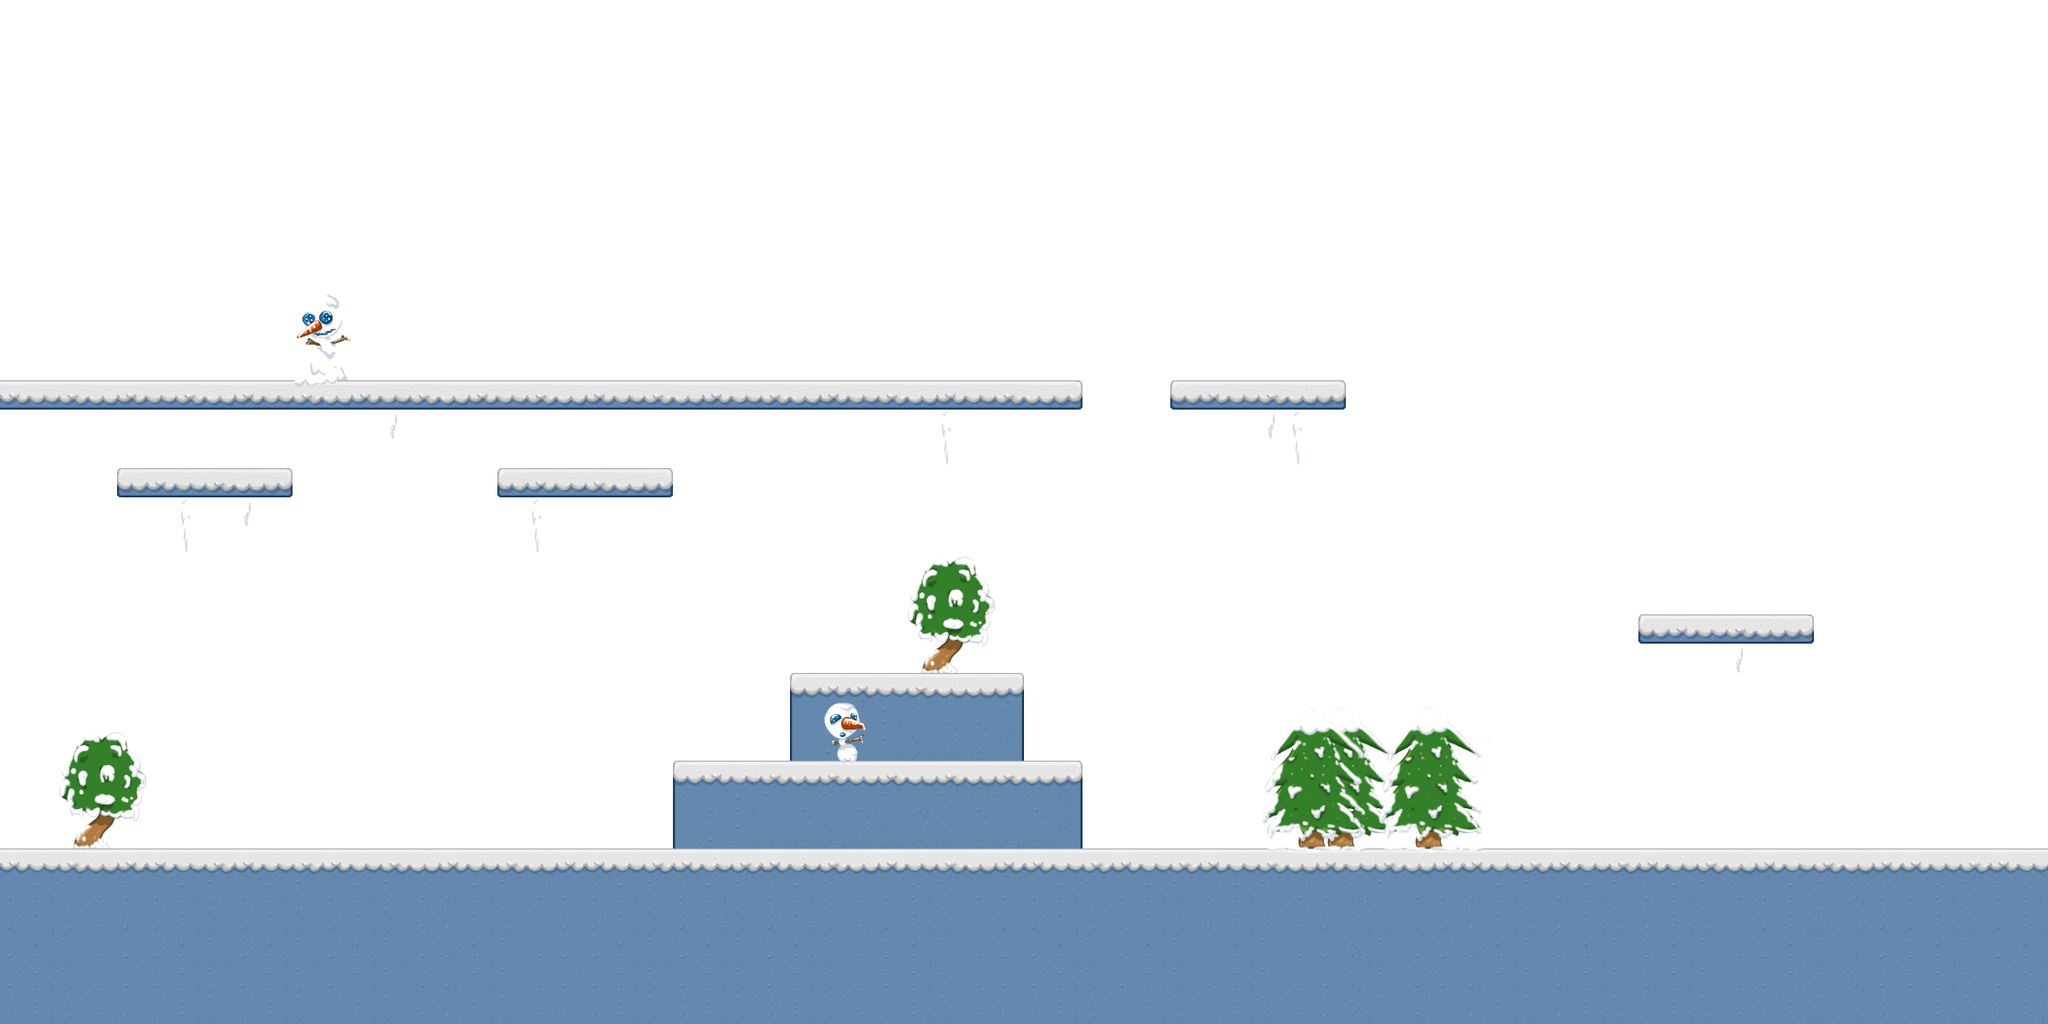

A level layout from a 2D game, rendered from its tile map. Below: a short description, then the map file with tile-grid data replaced by summaries:
An orthogonal 70x35 tile map with 32x32 px tiles, 3 tile layers (background, ground, frontground), 2 tilesets and 10 objects (3x flairy, 3x true, earm, goal, 2.5, ...).

<map version="1.10" tiledversion="1.10.0" orientation="orthogonal" renderorder="right-down" width="70" height="35" tilewidth="32" tileheight="32" infinite="0" backgroundcolor="#ffffff" nextlayerid="5" nextobjectid="11">
 <properties>
  <property name="JUMP" value="5" />
  <property name="STOP" value="2" />
 </properties>
 <tileset firstgid="1" name="tiles" tilewidth="32" tileheight="32" tilecount="100" columns="10">
  <image source="tiles.png" width="320" height="320" />
  <tile id="0">
   <properties>
    <property name="type" value="TOPL" />
   </properties>
  </tile>
  <tile id="1">
   <properties>
    <property name="type" value="TOP" />
   </properties>
  </tile>
  <tile id="2">
   <properties>
    <property name="type" value="TOP" />
   </properties>
  </tile>
  <tile id="3">
   <properties>
    <property name="type" value="TOP" />
   </properties>
  </tile>
  <tile id="4">
   <properties>
    <property name="type" value="TOP" />
   </properties>
  </tile>
  <tile id="5">
   <properties>
    <property name="type" value="TOPR" />
   </properties>
  </tile>
  <tile id="6">
   <properties>
    <property name="type" value="TOP" />
   </properties>
  </tile>
  <tile id="7">
   <properties>
    <property name="type" value="TOP" />
   </properties>
  </tile>
  <tile id="8">
   <properties>
    <property name="type" value="TOP" />
   </properties>
  </tile>
  <tile id="9">
   <properties>
    <property name="type" value="TOP" />
   </properties>
  </tile>
  <tile id="10">
   <properties>
    <property name="type" value="LEFT" />
   </properties>
  </tile>
  <tile id="15">
   <properties>
    <property name="type" value="RIGHT" />
   </properties>
  </tile>
  <tile id="20">
   <properties>
    <property name="type" value="DGL1" />
   </properties>
  </tile>
  <tile id="21">
   <properties>
    <property name="type" value="NB" />
   </properties>
  </tile>
  <tile id="22">
   <properties>
    <property name="type" value="NB" />
   </properties>
  </tile>
  <tile id="23">
   <properties>
    <property name="type" value="DGR1" />
   </properties>
  </tile>
  <tile id="31">
   <properties>
    <property name="type" value="DGL1" />
   </properties>
  </tile>
  <tile id="32">
   <properties>
    <property name="type" value="DGR1" />
   </properties>
  </tile>
  <tile id="35">
   <properties>
    <property name="type" value="DGR1" />
   </properties>
  </tile>
  <tile id="36">
   <properties>
    <property name="type" value="NB" />
   </properties>
  </tile>
  <tile id="38">
   <properties>
    <property name="type" value="NB" />
   </properties>
  </tile>
  <tile id="39">
   <properties>
    <property name="type" value="NB" />
   </properties>
  </tile>
  <tile id="40">
   <properties>
    <property name="type" value="BDGL1" />
   </properties>
  </tile>
  <tile id="41">
   <properties>
    <property name="type" value="NB" />
   </properties>
  </tile>
  <tile id="42">
   <properties>
    <property name="type" value="NB" />
   </properties>
  </tile>
  <tile id="43">
   <properties>
    <property name="type" value="BDGR1" />
   </properties>
  </tile>
  <tile id="44">
   <properties>
    <property name="type" value="DGR1" />
   </properties>
  </tile>
  <tile id="46">
   <properties>
    <property name="type" value="DGR1" />
   </properties>
  </tile>
  <tile id="47">
   <properties>
    <property name="type" value="DGL1" />
   </properties>
  </tile>
  <tile id="48">
   <properties>
    <property name="type" value="TOPRL" />
   </properties>
  </tile>
  <tile id="49">
   <properties>
    <property name="type" value="TOPRL" />
   </properties>
  </tile>
  <tile id="50">
   <properties>
    <property name="type" value="LEFT" />
   </properties>
  </tile>
  <tile id="51">
   <properties>
    <property name="type" value="DGL1" />
   </properties>
  </tile>
  <tile id="52">
   <properties>
    <property name="type" value="DGR1" />
   </properties>
  </tile>
  <tile id="53">
   <properties>
    <property name="type" value="RIGHT" />
   </properties>
  </tile>
  <tile id="54">
   <properties>
    <property name="type" value="DGL1" />
   </properties>
  </tile>
  <tile id="55">
   <properties>
    <property name="type" value="BDGR1" />
   </properties>
  </tile>
  <tile id="58">
   <properties>
    <property name="type" value="RL" />
   </properties>
  </tile>
  <tile id="61">
   <properties>
    <property name="type" value="RIGHT" />
   </properties>
  </tile>
  <tile id="62">
   <properties>
    <property name="type" value="LEFT" />
   </properties>
  </tile>
  <tile id="63">
   <properties>
    <property name="type" value="BDGL1" />
   </properties>
  </tile>
  <tile id="65">
   <properties>
    <property name="type" value="DGL1" />
   </properties>
  </tile>
  <tile id="68">
   <properties>
    <property name="type" value="RL" />
   </properties>
  </tile>
  <tile id="70">
   <properties>
    <property name="type" value="LEFT" />
   </properties>
  </tile>
  <tile id="75">
   <properties>
    <property name="type" value="RIGHT" />
   </properties>
  </tile>
  <tile id="80">
   <properties>
    <property name="type" value="TOP" />
   </properties>
  </tile>
  <tile id="81">
   <properties>
    <property name="type" value="TOP" />
   </properties>
  </tile>
  <tile id="82">
   <properties>
    <property name="type" value="TOP" />
   </properties>
  </tile>
  <tile id="83">
   <properties>
    <property name="type" value="TOP" />
   </properties>
  </tile>
  <tile id="84">
   <properties>
    <property name="type" value="TOP" />
   </properties>
  </tile>
  <tile id="85">
   <properties>
    <property name="type" value="TOP" />
   </properties>
  </tile>
 </tileset>
 <tileset firstgid="101" name="props" tilewidth="32" tileheight="32" tilecount="100" columns="10">
  <image source="props.png" width="320" height="320" />
 </tileset>
 <layer id="1" name="background" width="70" height="35">
  <data>[2450 cells, 24 non-empty, 24 distinct tile ids]</data>
 </layer>
 <layer id="2" name="ground" width="70" height="35">
  <data>[2450 cells, 547 non-empty, 18 distinct tile ids]</data>
 </layer>
 <layer id="3" name="frontground" width="70" height="35">
  <data>[2450 cells, 102 non-empty, 54 distinct tile ids]</data>
 </layer>
 <objectgroup id="4" name="avatars">
  <object id="1" name="earm" gid="25" x="207" y="891" width="32" height="32" />
  <object id="2" name="flairy" gid="37" x="1347" y="405" width="32" height="32" />
  <object id="3" name="flairy" gid="37" x="164" y="499" width="32" height="32" />
  <object id="4" name="goal" gid="26" x="2084" y="896" width="32" height="32" />
  <object id="5" name="flairy" gid="37" x="1869" y="657" width="32" height="32" />
  <object id="6" name="canon_snow" type="2.5" x="400" y="892" width="61" height="32" />
  <object id="7" name="soldier" type="true" gid="35" x="536" y="400" width="32" height="32" />
  <object id="8" name="soldier" type="true" gid="35" x="1143" y="404" width="32" height="32" />
  <object id="9" name="canon_snow" type="1" x="1683" y="889" width="61" height="32" />
  <object id="10" name="soldier" type="true" gid="35" x="1496" y="896" width="32" height="32" />
 </objectgroup>
</map>
